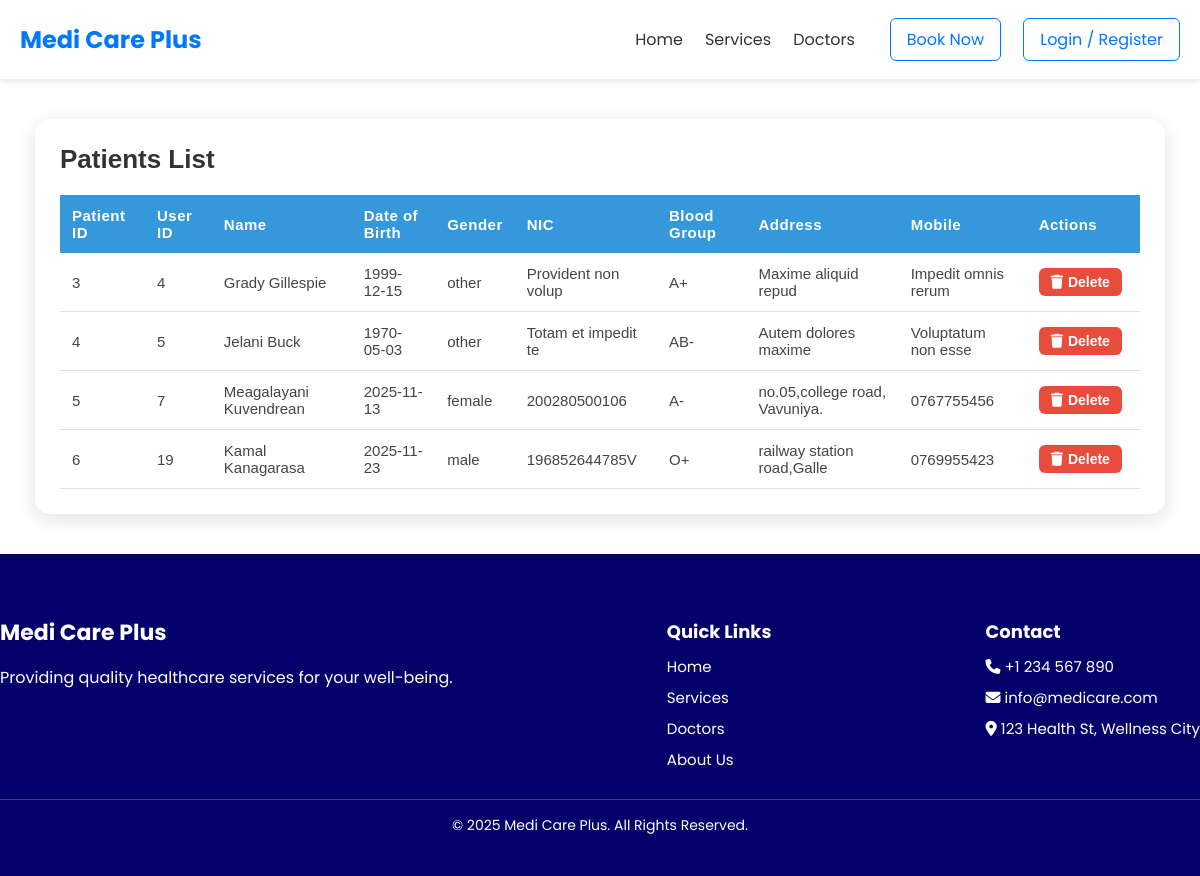
The page /Code/admin/patient_index.php on the database its author committed.
### tables this page shows
CREATE TABLE `patients` (
  `patient_id` int(11) NOT NULL,
  `user_id` int(11) NOT NULL,
  `name` varchar(150) DEFAULT NULL,
  `date_of_birth` date DEFAULT NULL,
  `gender` enum('male','female','other') DEFAULT NULL,
  `nic` varchar(20) DEFAULT NULL,
  `blood_group` varchar(5) DEFAULT NULL,
  `address` varchar(255) DEFAULT NULL,
  `mobile` varchar(20) DEFAULT NULL,
  `profile_photo` varchar(255) DEFAULT NULL
);

### Code/admin/patient_index.php (the view, shortened to what this page needs)
<?php
include('../inc/header.php');
include('../inc/connection.php');
$sql = "SELECT * FROM patients";
$result = mysqli_query($conn, $sql);
?>
<div class="table-container">
    <div class="header-row">
        <h2>Patients List</h2>
    </div>
    <table class="custom-table">
        <tr>
            <th>Patient ID</th>
            <th>User ID</th>
            <th>Name</th>
            <th>Date of Birth</th>
            <th>Gender</th>
            <th>NIC</th>
            <th>Blood Group</th>
            <th>Address</th>
            <th>Mobile</th>
            <th>Actions</th>
        </tr>
        <?php while ($row = mysqli_fetch_assoc($result)) { ?>
            <tr>
                <td><?php echo $row['patient_id']; ?></td>
                <td><?php echo $row['user_id']; ?></td>
                <td><?php echo $row['name']; ?></td>
                <td><?php echo $row['date_of_birth']; ?></td>
                <td><?php echo $row['gender']; ?></td>
                <td><?php echo $row['nic']; ?></td>
                <td><?php echo $row['blood_group']; ?></td>
                <td><?php echo $row['address']; ?></td>
                <td><?php echo $row['mobile']; ?></td>
                <td>
                    <a class="action-btn delete-btn" href="patient_index.php?delete=<?php echo $row['patient_id']; ?>"
                        onclick="return confirm('Are you sure you want to delete this patient?');">
                        <i class="fa fa-trash"></i> Delete
                    </a>
                </td>
            </tr>
        <?php } ?>
    </table>
</div>
<?php include('../inc/footer.php'); ?>

### Code/css/style.css (style rules this page uses)
body { margin: 0; font-family: 'Poppins', sans-serif; background: #ffffff; width: auto; }
.table-container { width: 90%; max-width: 1100px auto; margin: 40px auto; background: #ffffff; padding: 25px; border-radius: 15px; box-shadow: 0 5px 20px rgba(0, 0, 0, 0.12); font-family: Arial, sans-serif; }
.header-row { display: flex; justify-content: space-between; align-items: center; margin-bottom: 20px; }
.table-container h2 { margin: 0; font-size: 26px; color: #333; font-weight: 600; }
.custom-table { width: 100%; border-collapse: collapse; font-size: 15px; }
.custom-table th { background: #3498db; color: #fff; padding: 12px; text-align: left; font-weight: bold; letter-spacing: 0.5px; }
.custom-table td { padding: 12px; border-bottom: 1px solid #e0e0e0; color: #444; }
.action-btn { padding: 6px 12px; text-decoration: none; border-radius: 6px; margin-right: 6px; font-size: 14px; font-weight: bold; display: inline-flex; align-items: center; gap: 5px; transition: background 0.2s ease; }
.action-btn i { font-size: 14px; }
.delete-btn { background: #e74c3c; color: #fff; }

### rows shown on the page
patients: patient_id "3", user "4", name "Grady Gillespie", date_of_birth "1999-12-15", gender "other", nic "Provident non volup", blood_group "A+", address "Maxime aliquid repud", mobile "Impedit omnis rerum"
patients: patient_id "4", user "5", name "Jelani Buck", date_of_birth "1970-05-03", gender "other", nic "Totam et impedit te", blood_group "AB-", address "Autem dolores maxime", mobile "Voluptatum non esse"
patients: patient_id "5", user "7", name "Meagalayani Kuvendrean", date_of_birth "2025-11-13", gender "female", nic "200280500106", blood_group "A-", address "no.05,college road, Vavuniya.", mobile "0767755456"
patients: patient_id "6", user "19", name "Kamal Kanagarasa", date_of_birth "2025-11-23", gender "male", nic "196852644785V", blood_group "O+", address "railway station road,Galle", mobile "0769955423"
